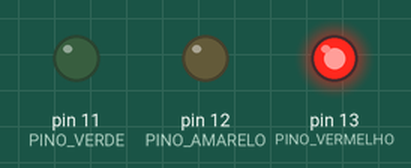
Simulated run of this sketch. Board: Arduino Uno, built with avr-gcc and run on an emulated ATmega328P. Parts: output pins drawn as LEDs (lit = HIGH).

Above: at 2.5 s.
At 6.0 s:
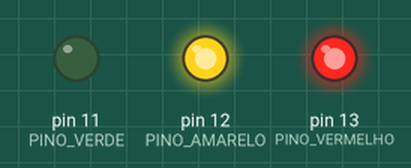
At 9.5 s:
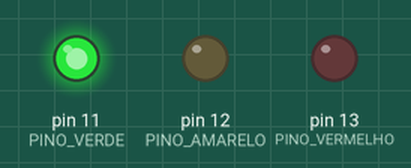
At 13.0 s:
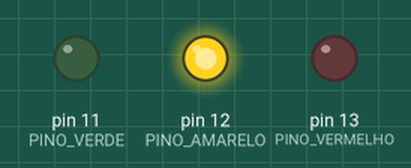
Timing chart, 0 to 18.2 s (numbered marks = the images above):
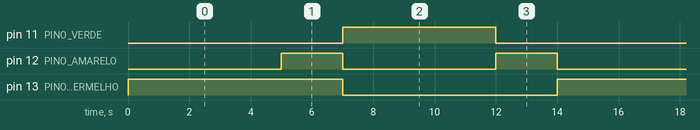

The sketch:

Semaforo_Basico.ino
```cpp
/*
 * Exemplo: Semáforo Básico com LEDs
 * Autor: Deividson Luiz Okopnik
 * Placa: Arduino Uno
 *
 * Descrição:
 * Simula o funcionamento básico de um semáforo, acendendo os LEDs vermelho, amarelo e verde
 * em sequência.
 *
 * Componentes Necessários:
 * - 1x Arduino Uno
 * - 1x LED Vermelho
 * - 1x LED Amarelo
 * - 1x LED Verde
 * - 3x Resistor de 220 Ohm (ou valor similar)
 * - Jumpers
 *
 * Instruções de Ligação (Wiring):
 * 1. LED Vermelho (ânodo, perna mais longa) -> Resistor 220 Ohm -> Pino Digital 13.
 * 2. LED Amarelo (ânodo, perna mais longa) -> Resistor 220 Ohm -> Pino Digital 12.
 * 3. LED Verde (ânodo, perna mais longa) -> Resistor 220 Ohm -> Pino Digital 11.
 * 4. Catodo (perna mais curta) de todos os LEDs -> Pino GND do Arduino.
 *
 * Observações:
 * Os resistores são essenciais para limitar a corrente e proteger os LEDs de queimar.
 */

// Definição dos pinos
#define PINO_VERMELHO 13
#define PINO_AMARELO 12
#define PINO_VERDE 11

void setup() {
  // Configura os pinos como saída
  pinMode(PINO_VERMELHO, OUTPUT);
  pinMode(PINO_AMARELO, OUTPUT);
  pinMode(PINO_VERDE, OUTPUT);
}

void loop() {
  // 1. Vermelho (Pare)
  digitalWrite(PINO_VERMELHO, HIGH);
  digitalWrite(PINO_AMARELO, LOW);
  digitalWrite(PINO_VERDE, LOW);
  delay(5000); // 5 segundos

  // 2. Amarelo (Atenção)
  digitalWrite(PINO_VERMELHO, HIGH); // Mantém o vermelho aceso por um breve momento (opcional)
  digitalWrite(PINO_AMARELO, HIGH);
  digitalWrite(PINO_VERDE, LOW);
  delay(2000); // 2 segundos

  // 3. Verde (Siga)
  digitalWrite(PINO_VERMELHO, LOW);
  digitalWrite(PINO_AMARELO, LOW);
  digitalWrite(PINO_VERDE, HIGH);
  delay(5000); // 5 segundos

  // 4. Amarelo (Atenção antes de voltar ao vermelho)
  digitalWrite(PINO_VERMELHO, LOW);
  digitalWrite(PINO_AMARELO, HIGH);
  digitalWrite(PINO_VERDE, LOW);
  delay(2000); // 2 segundos
}
```

Measured:
- by itself, pin 11 (PINO_VERDE): alternates HIGH for 5.0 s and LOW for 9.0 s
- by itself, pin 12 (PINO_AMARELO): alternates HIGH for 2.0 s and LOW for 5.0 s
- by itself, pin 13 (PINO_VERMELHO): alternates HIGH for 7.0 s and LOW for 7.0 s
